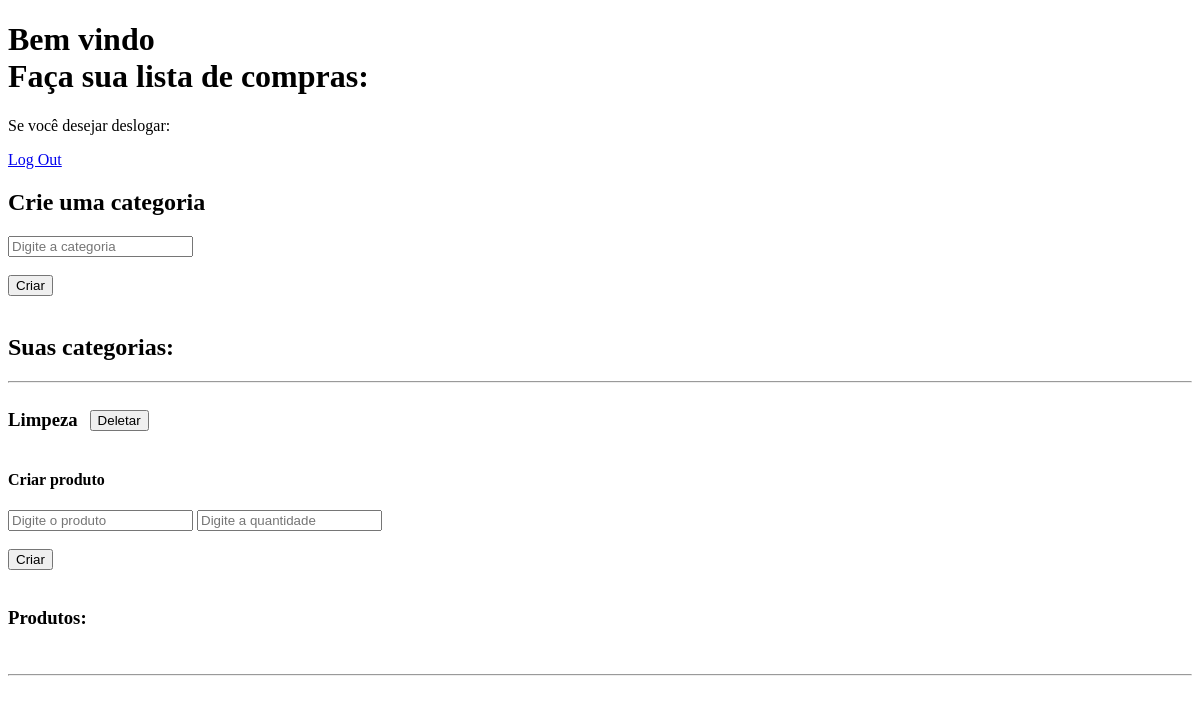
Before: /tasks/ (signed in) with the older database file.
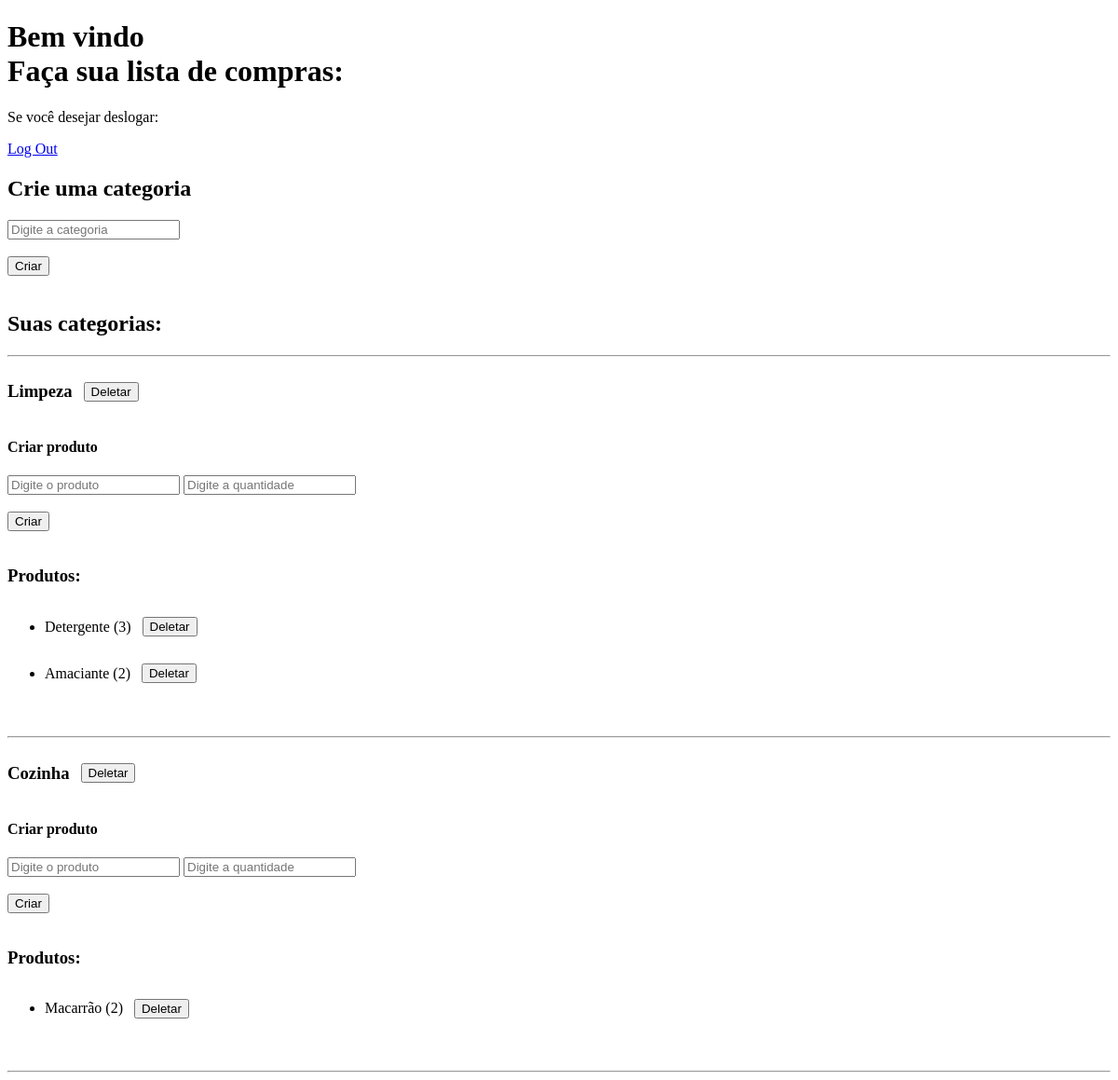
After: the same page with the newer database file.
### tasks/models.py (models this page shows)
class Category(models.Model):
    name = models.CharField(max_length=64)
    produtos = models.ManyToManyField(Product, blank=True, related_name="categorias")
    def __str__(self):
        return self.name

class Product(models.Model):
    name = models.CharField(max_length=64)
    quantidade = models.IntegerField(default=1)
    def __str__(self):
        return self.name

### tasks/views.py (the view)
# urls.py: path('', views.index, name='index'),
@login_required(login_url="users:login")
def index(request):
    return render(request, 'tasks/index.html', {
        'categorias': Category.objects.all(),
        })

### tasks/templates/tasks/index.html (shortened to what this page needs)
{% extends "tasks/layout.html" %}
{% block body %}
    <h1>
        Bem vindo<br>
        Faça sua lista de compras:
    </h1>
    <p>Se você desejar deslogar:</p>
    <a href="{% url 'users:logout' %}">Log Out</a>
    <h2>Crie uma categoria</h2>
    <form action="{% url 'tasks:criar_categoria' %}" method="post">
        <input type="text" placeholder="Digite a categoria" name="categoria">
        <br><br>
        <input type="submit" value="Criar">
    </form>
    <br>
    <h2>Suas categorias:</h2>
    <hr>
    {% for categoria in categorias %}
        <div style="display: flex; align-items: center;">
            <h3>{{ categoria }}</h3>
            <div style="margin-left: 12px;">
                <form action="{% url 'tasks:deletar_categoria' categoria.id %}" method="post">
                    <input type="submit" value="Deletar">
                </form>
            </div>
        </div>
        <h4>Criar produto</h4>
        <form action="{% url 'tasks:criar_produto' categoria.id %}" method="post">
            <input type="text" placeholder="Digite o produto" name="produto">
            <input type="number" placeholder="Digite a quantidade" name="quantidade">
            <br><br>
            <input type="submit" value="Criar">
        </form>
        <br>
        <h3>Produtos:</h3>
        <ul>
            {% for produto in categoria.produtos.all %}
                <li>
                    <div style="display: flex; align-items: center;">
                        <p>{{ produto }} ({{ produto.quantidade }})</p>
                        <div style="margin-left: 12px;">
                            <form action="{% url 'tasks:deletar_produto' produto.id %}" method="post">
                                <input type="submit" value="Deletar">
                            </form>
                        </div>
                    </div>
                </li>
            {% endfor %}
        </ul>
        <br><hr>
    {% endfor %}
{% endblock %}

### tasks/templates/tasks/layout.html (shortened to what this page needs)
<!DOCTYPE html>
<html lang="pt-br">
<head>
</head>
<body>
    {% block body %}
    {% endblock %}
</body>
</html>

### tasks/templates/tasks/index.html (style rules this page uses)
input[type="submit" i] { cursor: pointer; }

Changed rows visible on the page:
added Product: name "Detergente", quantidade "3", shown under Category "Limpeza"
added Product: name "Amaciante", quantidade "2", shown under Category "Limpeza"
added Category: name "Cozinha"
added Product: name "Macarrão", quantidade "2", shown under "Cozinha"
